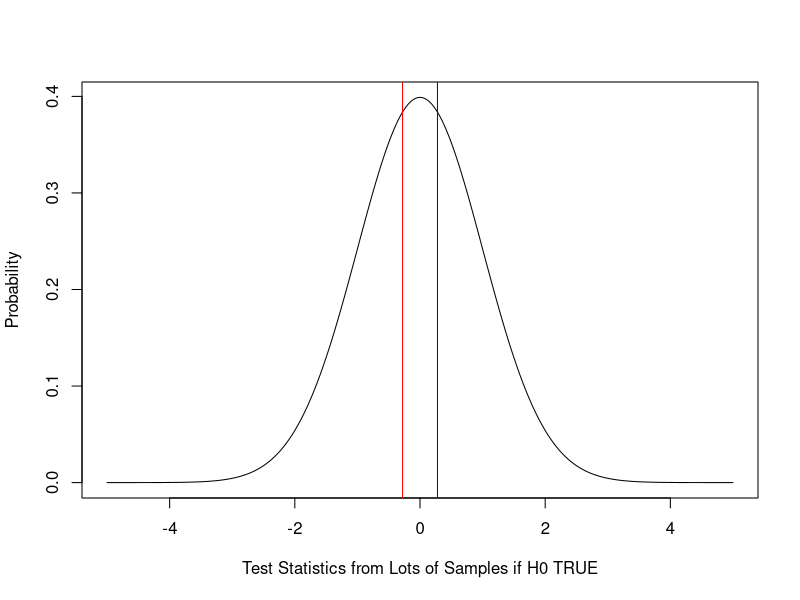
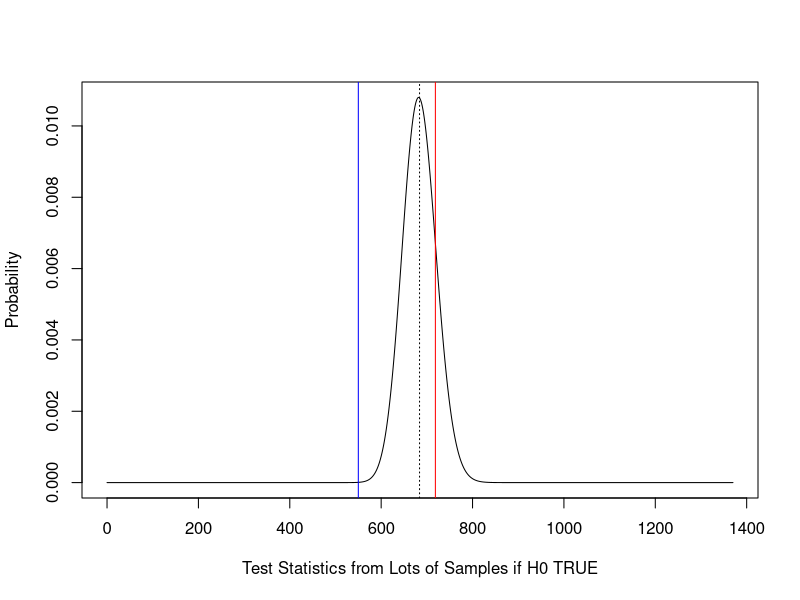
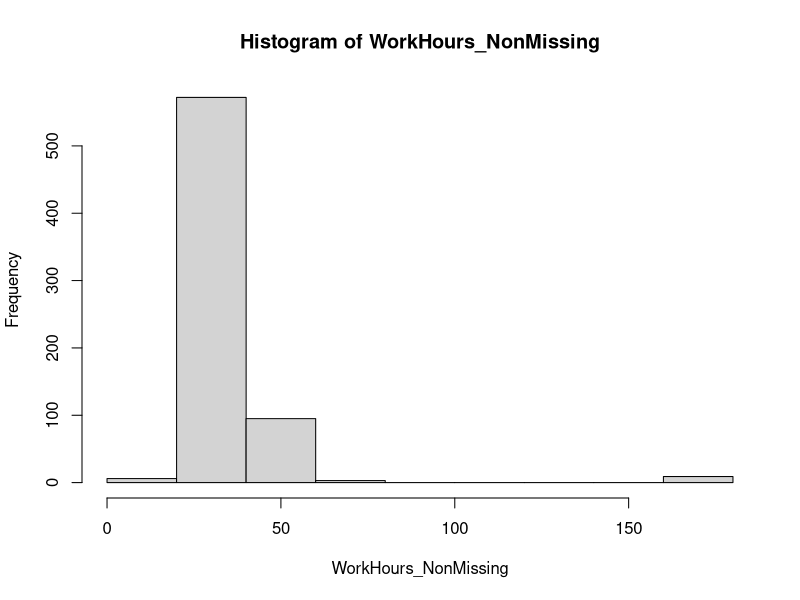
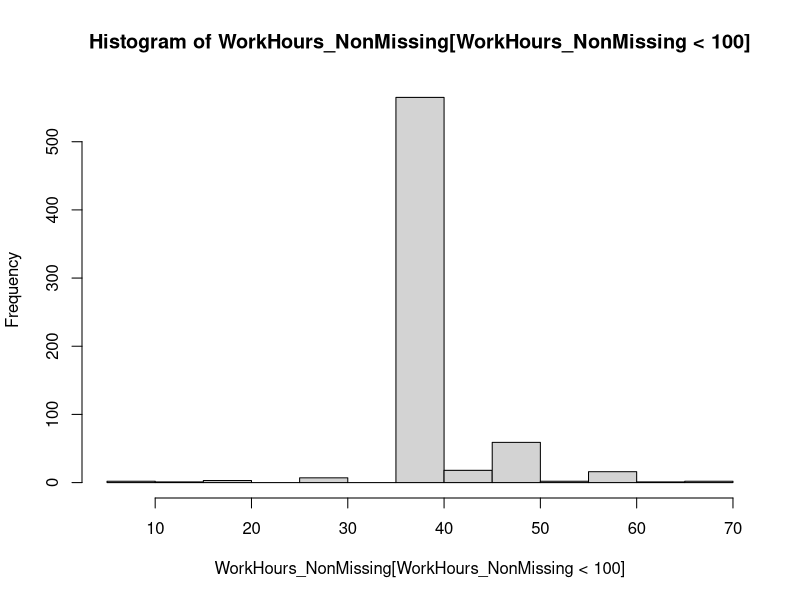
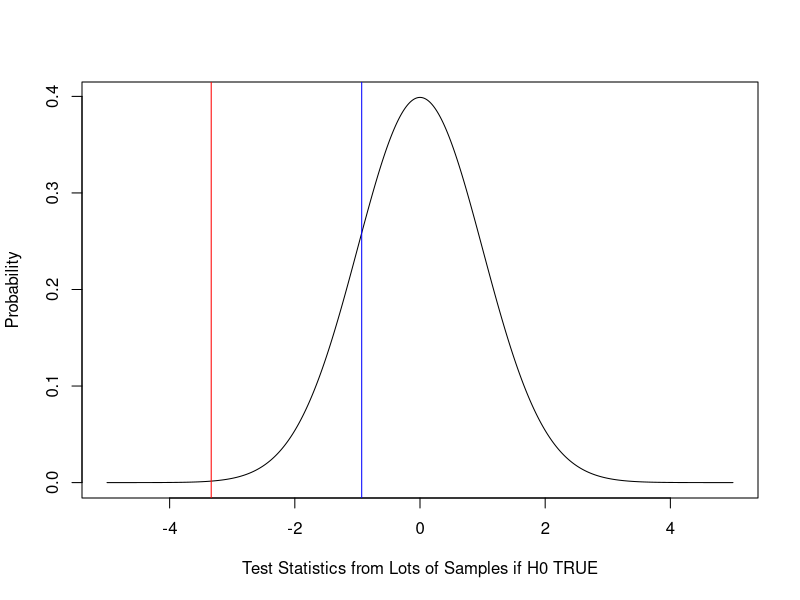

Source code (R) for these figures, in order:
setwd("~/gabor/Egyetem/4. Félév/Statistical Modeling/rscriptek")

ESS <- readxl::read_excel("ESS2020.xlsx")
# European Social Survey Data --> Random Sample from the Hungarian Population (n=1849)

# HYPOTHESIS TESTING

# One-Sample Parametric Tests
# -> test for the population mean (t-test): Last Week
# -> test for the population proportion
# -> test for the population standard deviation

# 1) Proportion

# Statement: In the total Hungarian population the support for the governing
# Fidesz-KDNP party is lower than 20%

# P: proportion in the population

# Statement: P < 0.2

# 1) Formulating H0 and H1

# H0T: P = 0.2 (thinking: P >= 0.2)
# H1: P < 0.2
# Statement: H1

# P_0: theoretical proportion
P_0 <- 0.2

# 2) Calculation the Test Statistic

# Test Stat = (p - P_0)/SE_P
# SE_P = sqrt(P_0*(1-P_0)/n)

# p: observed proportion in the sample

# for the mean: test stat = (sample_mean - theoretical_mean)/SE_mean
# SE_mean = corr_sample_st_dev/sqrt(n)
# calculation: t.test function

# proportion is just the mean of a 0/1 Bernoulli variable
# --> doesn't work here: SE_P contains P_0 instead of p

p <- mean(ESS$PoliticalPartyPref=="Fidesz-KDNP")
n <- nrow(ESS)

test_stat_p <- (p-P_0)/sqrt(P_0*(1-P_0)/n)
# -0.28
# H0 seems to be true as test stat is close to 0

# 3) Calculate a p-value
# need: probability distribution -->
# --> distribution of the test stat from lots of samples IF H0 IS TRUE

# Test Stat = (p - P_0)/SE_P ~ N(0,1) (if H0 is true--> P=P_0: CLT if sample size is large)
# SE_P = sqrt(P_0*(1-P_0)/n)

# let's see this N(0,1) distribution by drawing its density function
x_axis <- seq(-5,5,0.01) # gives every number between +-5 with 0.01 steps
y_axis <- dnorm(x_axis)
plot(x_axis, y_axis, type = "l",
     xlab = "Test Statistics from Lots of Samples if H0 TRUE",
     ylab = "Probability")
# see where my test stat is in this distribution
abline(v = test_stat_p, col="red")

# test stat is very likely to occur in N(0,1) distribution -->
# --> N(0,1) is the distr of H0 --> H0 is very likely to be true

# Calculate p-value = Empirical Prob of Type I Error
# --> How likely to make an error if we reject H0
# (Type I Error = rejecting a true H0)

# p-value = 100% when it's most favorable for H0
# then I need to reduce it if we are further from this state

# H0T: P = 0.2 (thinking: P >= 0.2) --> most fav case for H0 is test stat = +Inf
# H1: P < 0.2

# Conclusion: p-value = P(N(0,1) < TestStat)
pnorm(test_stat_p) # 39%

# 4) Decision

# signif level = alpha = allowed Type I Error Prob

# p-value < 0.01 --> reject H0 (lower than the smallest common signif level)
# 0.01 <= p-vale <= 0.1 --> safest not to decide --> increase sample size
# p-value > 0.1 --> fail to reject H0 (higher than the largest common signif level)

# --> fail to reject H0 --> P >= 0.2 --> 19.7% is NOT significantly diff from 20%

# 3/b) --> Two sided test

# H0: P = 0.2 --> most fav case for H0 is test stat = 0
# H1: P !=  0.2

# p-value = 100% when it's most favorable for H0
# then I need to reduce it if we are further from this state

# most fav case when test stat = 0 --> p-value = 100%
pnorm(0)*2
pnorm(0) + (1-pnorm(0))

# general rule --> distribution is symmetric to 0 (t(n-1) or N(0,1))
pnorm(-abs(test_stat_p))*2
pnorm(-abs(test_stat_p)) + (1-pnorm(abs(test_stat_p)))
# 78%

abline(v = -test_stat_p, col="blue")

# 4/b)

# p-value = 78% --> even higher Type I error prob than one-sided case -->
# --> fail to reject H0

# logical: test stat is closer to 0 (most fav case for H0 two-sided) than to
#          +Inf (most fav cas for H0 one-sided)

# CHECK if CLT works --> is the sample size large enough to use N(0,1) for p-value calc

n*P_0 >=10 & n*(1-P_0) >= 10 # TRUE --> sample size is large enough

# 2) Standard Deviation

# Statement: In the unobserved Hungarian population st dev of weekly work hours is
#            at most 15 hours

# Sigma: population standard deviation

# Statement: Sigma <= 15

# 1) formulating H0 and H1

# H0T: Sigma = 15 (thinking: Sigma <= 15)
# H1: Sigma > 15
# Statement: H0 --> rooting for this to be true

# 2) Calc Test Stat

# Sigma_0: theoretical value of the standard deviation

Sigma_0 <- 15

WorkHours_NonMissing <- ESS$WeeklyWork_Hours[!is.na(ESS$WeeklyWork_Hours)]
n <- length(WorkHours_NonMissing)
s <- sd(WorkHours_NonMissing)

test_stat_sd <- (n-1)*s^2/Sigma_0^2

# 3) Calc p-value

# Test Stat ~ Chi-Squared(n-1) if H0 is true (if Sigma=Sigma_0) + 
#                              if data is normal

# let's see this Chi-Squared(n-1) distribution by drawing its density function
# Median[Chi-Squared(k)] ~ k
x_axis <- seq(0,2*n,0.01)
y_axis <- dchisq(x_axis, df=(n-1))
plot(x_axis, y_axis, type = "l",
     xlab = "Test Statistics from Lots of Samples if H0 TRUE",
     ylab = "Probability")
# see where my test stat is in this distribution
abline(v = test_stat_sd, col="red")

# H0 seems to be true as our specific test stat seems to be occurring with a high
# probability if H0 is TRUE

# p-value = 100% when it's most favorable for H0
# then I need to reduce it if we are further from this state

# H0T: Sigma = 15 (thinking: Sigma <= 15)
# H1: Sigma > 15

# test_stat_sd <- (n-1)*s^2/Sigma_0^2 --> best case for H0 test stat = 0
# decrease the p-value if the test stat is further and further from 0

# P(Chi2 > 0) = 100%
# P(Chi2 > TestStat) = p-value
1-pchisq(test_stat_sd, df=(n-1)) # 17.4%

# 4) Decision

# p-value = 17.4% --> fail to reject the H0 on any common signif levels because
#                     p-value > largest common signif level of 10%
# --> Statement is TRUE --> st dev of weekly work hours is NOT significantly greater
#                           than 15 hours

# 3/b) Two Sided Option

# H0: Sigma = 15
# H1: Sigma != 15

# p-value = 100% when it's most favorable for H0
# then I need to reduce it if we are further from this state

# most fav test stat value for H0 = peak of the density curve = (n-1) = 685-1
# (n-1)*s^2/Sigma_0^2 ~H0~ (n-1)*1
abline(v=(n-1), lty="dotted")

# p-value = 100% when test stat = (n-1) AND decrease it if we are further away
# on any side
(1-pchisq(test_stat_sd, df=(n-1)))*2 # 34.7%

# What is the p-value formula if test stat < (n-1)?
#összefoglalva:
#         if test stat < (n-1) --» (pchisq(test_stat_sd, df=(n-1)))
#         if test stat > (n-1) --» (1-pchisq(test_stat_sd, df=(n-1)))
#         if test stat = (n-1) --» (pchisq(test_stat_sd, df=(n-1)))*2


# What if test stat = 550
abline(v=550, col="blue")
(pchisq(test_stat_sd, df=(n-1)))*2

# 4/b)
# Same as in the original because p-value = 34.7% > 10% (highest common signif level)

# Test if the data is normal because it was assumed when applying the chi-squared dist
hist(WorkHours_NonMissing) # meh: mostly symmetric but big outliers on the upper end

# 150 is stupid, so let's see the histogram without them
hist(WorkHours_NonMissing[WorkHours_NonMissing < 100])
# more symmetric but very peaked (high excess kurtosis)

# assumption of normality doesn't seem to hold

#--------------------------------------------------------------------------------

# Two-Sample Parametric Tests

# One-Sample cases: statements were about
# how a stat parameter relates to a theoretical value

# Two-Sample cases: statement are about comparing stat parameters
# of two groups (two sub-populations)

# Are males significantly earn more than females?
# --> parameter: pop mean
# --> 2 groups: male + female

# Do people who are believing in conspiracy theories have a significantly higher
# proportion of those who do not trust the work of parliament?
# --> parameter: pop proportion of parliament work "trusters"
# --> 2 groups: believe or not believe consp theories

# Are males significantly earn more than females?
# --> parameter: pop mean
# --> 2 groups: male + female

# Statement: Pop_Mean_M > Pop_Mean_F

# Trick: Pop_Mean_M - Pop_Mean_F > 0

# H0T: Pop_Mean_M - Pop_Mean_F = 0 (thinking: Pop_Mean_M - Pop_Mean_F <= 0)
# H1: Pop_Mean_M - Pop_Mean_F > 0

# On average males earn 100$ more than females

# Statement: P_Mean_M > Pop_Mean_F + 100 

# Trick: Pop_Mean_M - Pop_Mean_F > 100

# H0T: Pop_Mean_M - Pop_Mean_F = 100 (thinking: Pop_Mean_M - Pop_Mean_F <= 100)
# H1: Pop_Mean_M - Pop_Mean_F > 100

# delta_0 = theoretical difference between the parameters (means, proportions, etc)

# Specifics using the ESS data

# In the Hungarian population those who do NOT believe that scientists deceive the public
# are more educated on average

# Statement: Pop_Mean_NB > Pop_Mean_B

# Pop_Mean_NB - Pop_Mean_B > 0

# Step #1

# H0T: Pop_Mean_NB - Pop_Mean_B = 0 (thinking: Pop_Mean_NB - Pop_Mean_B <= 0)
# H1: Pop_Mean_NB - Pop_Mean_B > 0
# Statement: H1

delta_0 <- 0

# Step #2: Test Statistic

# let's check the two group means in the sample
aggregate(Education_Years ~ ScientistsDecievePublic, data = ESS,
          FUN = mean)
# H1 seems ok: sample mean NB > sample mean B
# observed_difference > 0
# this difference can come from sampling error alone --> need the p-value!!

# test_stat = (observed_diff - delta_0)/SE_Unified
# SE_Unified = sqrt(SE_1^2 + SE_2^2)

# Var(X+Y) = Var(X) + Var(Y)
# in this case: X=sample mean of group 1 + Y=sample mean of group 2
# ASSUMPTION: Group 1 is INDEPENDENT of Group 2 --> 2*Cov(X,Y)=0
# --> if someone is in Group 1 cannot be in Group 2

observed_diff <- mean(ESS$Education_Years[ESS$ScientistsDecievePublic=="No"],
                      na.rm = TRUE) -
  mean(ESS$Education_Years[ESS$ScientistsDecievePublic=="Yes"], na.rm = TRUE)

# SE for the mean = corr st dev / sqrt(n)

sd_NB <- sd(ESS$Education_Years[ESS$ScientistsDecievePublic=="No"],
            na.rm = TRUE)
sd_B <- sd(ESS$Education_Years[ESS$ScientistsDecievePublic=="Yes"],
           na.rm = TRUE)

n_NB <- sum(!is.na(ESS$Education_Years[ESS$ScientistsDecievePublic=="No"])) 
n_B <- sum(!is.na(ESS$Education_Years[ESS$ScientistsDecievePublic=="Yes"]))

SE_Unified <- sqrt(sd_NB^2/n_NB + sd_B^2/n_B)

test_stat_2sample_mean <- (observed_diff - delta_0)/SE_Unified

# Step #3 p-value calculation

# test_stat ~ t(v) if H0 is TRUE

# v = df_1 + df_2 = n_1 + n_2 - 2 --> two group's st deviations are equal in the pop: NOPE
# v = Welch's formula (correction) --> does NOT assume equal st dev for 2 groups

# t(v)-distribution --> calculate p-value same as last week (so far)

t.test(Education_Years ~ ScientistsDecievePublic, data = ESS,
       alternative = "greater", mu = delta_0)
# p-value = 7.5%

# Step #4 Decision

# p-value = 7.5%

# 1% < p-value < 10% --> inconclusive test, increase the sample size to be conclusive

# Demonstrate the unrobustness of the decision using two significance levels!

# alpha = 10% --> p-value < alpha --> H0 is rejected
# alpha = 5%  --> p-value > alpha --> fail to reject H0

# Assumptions of the Test --> when it's correct to use t distribution for p-value calc
# n_1 and n_2 are also > 50 (could also use N(0,1))
# even if one sample size < 50 --> small sample --> assume numeric data is normal

# Two-Sample Test for Proportions

# the proportion of those who trust in parliament is at most 2 percentage-points
# higher for those who believe a secret group influences world politics

# Paramenets: Prop of trust in Parliament
# 2 Groups: Believe vs NonBelieve

# Statement: P_B <= P_NB + 0.02

# P_B - P_NB <= 0.02

# Step #1

# H0T: P_B - P_NB = 0.02 (thinking: P_B - P_NB <= 0.02)
# H1: P_B - P_NB > 0.02
# Statement: H0

# Step #2 Sample Data --> Test Stat

n_B <- sum(ESS$SecretGroupInfluenceWorldPol=="Yes")
n_NB <- sum(ESS$SecretGroupInfluenceWorldPol=="No")

# k_i --> number of favorable cases in the proportion for group 'i'

k_B <- sum(ESS$SecretGroupInfluenceWorldPol=="Yes" &
             ESS$TrustInParlament=="Yes")
k_NB <- sum(ESS$SecretGroupInfluenceWorldPol=="No" &
              ESS$TrustInParlament=="Yes")

p_B <- k_B/n_B # 11.1%
p_NB <- k_NB/n_NB # 14.6%

delta_0 <- 0.02
observed_diff_p <- p_B - p_NB
# already suspect --> H1 is very very unlikely (theoretical and observed diff
#                                               have different signs)

# test_stat = (observed_diff_p - delta_0)/SE_Unified_p
# SE_Unified_p = sqrt(SE_1^2 + SE_2^2)
# SE_p = sqrt(p*(1-p)/n)

test_stat_2sample_p <- (observed_diff_p - delta_0)/sqrt(
  p_B*(1-p_B)/n_B + p_NB*(1-p_NB)/n_NB
)

# Step #3 p-value

# test_stat ~ N(0,1) if H0 TRUE and large sample size (CLT)

# test for the large sample size to apply CLT and N(0,1) for p-value calc
(n_B*p_B >= 10 & n_B*(1-p_B) >= 10) & (n_NB*p_NB >= 10 & n_NB*(1-p_NB) >= 10)
# TRUE --> large sample size is OK here

# H0T: P_B - P_NB = 0.02 (thinking: P_B - P_NB <= 0.02)
# H1: P_B - P_NB > 0.02

# Best Case fro H0 if test stat = -Inf

# let's see this N(0,1) distribution by drawing its density function
x_axis <- seq(-5,5,0.01) # gives every number between +-5 with 0.01 steps
y_axis <- dnorm(x_axis)
plot(x_axis, y_axis, type = "l",
     xlab = "Test Statistics from Lots of Samples if H0 TRUE",
     ylab = "Probability")
# see where my test stat is in this distribution
abline(v = test_stat_2sample_p, col="red")

# p-value calc: 100% when test stat is -Inf and decrease id we get further (get larger)
1-pnorm(test_stat_2sample_p)
# 99.9%

# Step #4 Decision

# p-value of 99.9% --> of course, fail to reject H0

# difference between sample proportions is not significantly larger than 2%-points

# Step 3/b)

# H0T: P_B - P_NB = -0.02 (thinking: P_B - P_NB >= -0.02)
# H1: P_B - P_NB < -0.02

delta_0 <- -0.02

test_stat_2sample_p <- (observed_diff_p - delta_0)/sqrt(
  p_B*(1-p_B)/n_B + p_NB*(1-p_NB)/n_NB
)

# see where the new test stat is in N(0,1)
abline(v=test_stat_2sample_p, col="blue")

# best case for H0 if test stat = +Inf
# decrease p-value if test stat gets smaller and smaller than +Inf
pnorm(test_stat_2sample_p)
# 17.6%

# Step 4/b)

# p-value = 17.6% > 10% --> fail to reject H0
# difference between the proportions is not signif smaller than -0.02

# try: what is the maximum theoretical difference (in abs value) that is significant on all
# common levels!